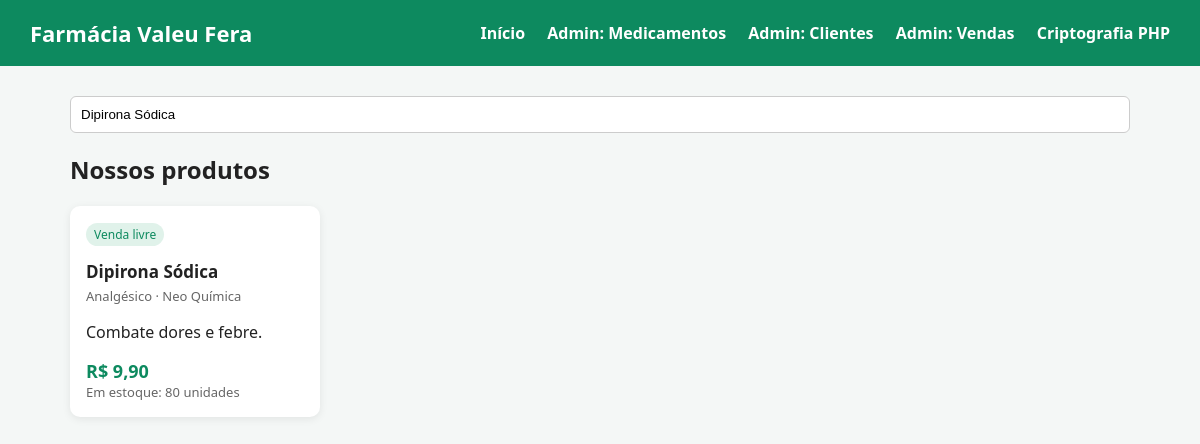
The page /index.php?busca=Dipirona Sódica on the database its author committed.
### tables this page shows
CREATE TABLE IF NOT EXISTS medicamentos (
    id INT AUTO_INCREMENT PRIMARY KEY,
    nome VARCHAR(150) NOT NULL,
    categoria VARCHAR(80) NOT NULL,
    fabricante VARCHAR(120) NOT NULL,
    descricao TEXT,
    preco DECIMAL(10,2) NOT NULL,
    estoque INT NOT NULL DEFAULT 0,
    precisa_receita TINYINT(1) NOT NULL DEFAULT 0,
    imagem VARCHAR(255) DEFAULT 'sem-imagem.png',
    criado_em TIMESTAMP DEFAULT CURRENT_TIMESTAMP
);

### index.php (the view, shortened to what this page needs)
<?php
require_once "config.php";
$busca = isset($_GET['busca']) ? trim($_GET['busca']) : "";
if ($busca !== "") {
    $stmt = $pdo->prepare("SELECT * FROM medicamentos WHERE nome LIKE :b OR categoria LIKE :b ORDER BY nome");
    $stmt->execute(['b' => "%$busca%"]);
} else {
    $stmt = $pdo->query("SELECT * FROM medicamentos ORDER BY nome");
}
$medicamentos = $stmt->fetchAll(PDO::FETCH_ASSOC);
?>
<!DOCTYPE html>
<html lang="pt-br">
<head>
<link rel="stylesheet" href="css/style.css">
</head>
<body>
<header>
    <h1> Farmácia Valeu Fera </h1>
    <nav>
        <a href="index.php">Início</a>
        <a href="crud_medicamentos.php">Admin: Medicamentos</a>
        <a href="crud_clientes.php">Admin: Clientes</a>
        <a href="crud_vendas.php">Admin: Vendas</a>
        <a href="criptografia.php">Criptografia PHP</a>
    </nav>
</header>
<div class="container">
    <form method="get" style="margin-bottom:20px;">
        <input type="text" name="busca" placeholder="Buscar medicamento ou categoria..."
               value="<?= htmlspecialchars($busca) ?>"
               style="width:100%; padding:10px; border-radius:6px; border:1px solid #ccc;">
    </form>
    <h2>Nossos produtos</h2>
    <div class="grid">
        <?php foreach ($medicamentos as $m): ?>
            <div class="card">
                <span class="badge <?= $m['precisa_receita'] ? 'receita' : '' ?>">
                    <?= $m['precisa_receita'] ? 'Requer receita' : 'Venda livre' ?>
                </span>
                <h3><?= htmlspecialchars($m['nome']) ?></h3>
                <div class="estoque"><?= htmlspecialchars($m['categoria']) ?> · <?= htmlspecialchars($m['fabricante']) ?></div>
                <p><?= htmlspecialchars($m['descricao']) ?></p>
                <div class="preco">R$ <?= number_format($m['preco'], 2, ',', '.') ?></div>
                <div class="estoque">Em estoque: <?= (int)$m['estoque'] ?> unidades</div>
            </div>
        <?php endforeach; ?>
    </div>
</div>
</body>
</html>

### style.css (style rules this page uses)
* { box-sizing: border-box; }
body { font-family: 'Segoe UI', Arial, sans-serif; margin: 0; background: #f4f7f6; color: #222; }
header { background: #0d8a5f; color: #fff; padding: 18px 30px; display: flex; justify-content: space-between; align-items: center; }
header h1 { margin: 0; font-size: 22px; }
nav a { color: #fff; margin-left: 18px; text-decoration: none; font-weight: 600; }
.container { max-width: 1100px; margin: 30px auto; padding: 0 20px; }
.grid { display: grid; grid-template-columns: repeat(auto-fill, minmax(230px, 1fr)); gap: 20px; }
.card { background: #fff; border-radius: 10px; padding: 16px; box-shadow: 0 2px 8px rgba(0,0,0,0.08); }
.card h3 { margin: 8px 0 4px; font-size: 17px; }
.badge { display: inline-block; font-size: 12px; padding: 3px 8px; border-radius: 12px; background: #e0f2ea; color: #0d8a5f; margin-bottom: 6px; }
.preco { font-size: 18px; font-weight: 700; color: #0d8a5f; margin-top: 8px; }
.estoque { font-size: 13px; color: #666; }

### rows shown on the page
medicamentos: precisa_receita "Venda livre", nome "Dipirona Sódica", categoria "Analgésico", fabricante "Neo Química", descricao "Combate dores e febre.", preco "9,90", estoque "80"
